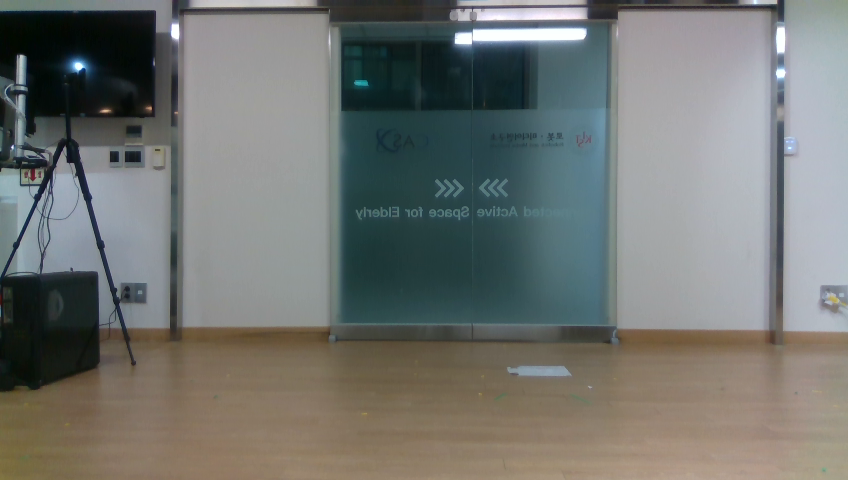
#> input picture data/query/door_RGB.png, 848 x 480 px
$ python door_matching.py
#> lines starting #> are read from the running program, lines starting #| are printed output that depends on the picture; pictures that were not available may be replaced by others from this repository, and a replacement may not be noted
# -*- coding: utf-8 -*-
"""
(ref) Feature Matching + Homography ; https://docs.opencv.org/3.4/d1/de0/tutorial_py_feature_homography.html

"""


#%%
import sys
import os
import os.path as osp
from pathlib import Path

import cv2
import numpy as np


parent_path = Path(__file__).parent #(ref)https://stackoverflow.com/questions/2817264/how-to-get-the-parent-dir-location
DataPath = osp.join(parent_path, '..','data')

DoorPath = osp.join(DataPath, 'query', 'door_RGB.png' )
ScenePath = osp.join(DataPath, 'scene', 'scene_RGB.png' )
ScenePath_video = osp.join(DataPath, 'scene', 'scene_video.mp4' )


""" Video capture params
"""
fourcc = cv2.VideoWriter_fourcc(*'XVID')
record = False


""" Show the door area
"""
def imshow(img_src: np.array, title:str, door_bbox: list = None):


    if door_bbox is not None:
        xmin, ymin, xmax, ymax = door_bbox
        cv2.rectangle(img_src,(xmin, ymin), (xmax, ymax), (255, 255, 0 ), thickness=2, lineType=cv2.LINE_8 )
    cv2.imshow(title, img_src)


# ================================================================= #
#                      1. Feature Extractor - SIFT                  #
# ================================================================= #
# %%
sift = cv2.SIFT_create()  # init. SIFT dectector

def FLANN_Homography(door_area:np.array, sample_img:np.array, factor:float):

    kp1, des1 = sift.detectAndCompute(door_area, None)
    kp2, des2 = sift.detectAndCompute(sample_img, None)

    FLANN_INDEX_KDTREE = 1
    index_params = dict(algorithm=FLANN_INDEX_KDTREE, trees=5)
    search_params = dict(checks=50)

    flann = cv2.FlannBasedMatcher(index_params, search_params)
    matches = flann.knnMatch(des1, des2, k=2)

    good = []
    for m, n in matches:
        if m.distance < factor*n.distance:
            good.append(m)

    """ Start Homography
    """
    MIN_MATCH_COUNT = 3

    if len(good) > MIN_MATCH_COUNT:
        src_pts = np.float32([ kp1[m.queryIdx].pt for m in good]).reshape(-1, 1, 2)
        dst_pts = np.float32([ kp2[m.trainIdx].pt for m in good]).reshape(-1, 1, 2)
#
        M, mask = cv2.findHomography(src_pts, dst_pts, cv2.RANSAC, 5.0)
        matchesMask = mask.ravel().tolist()
#
        h, w = door_area.shape
        pts = np.float32([ [0,0], [0, h-1], [w-1, h-1], [w-1,0]]).reshape(-1, 1, 2)
        dst = cv2.perspectiveTransform(pts, M)
#
        sample_img = cv2.polylines(sample_img,[np.int32(dst)],True,255,3, cv2.LINE_AA)
    else:
        print("Not enough matches are found - %d/%d" %(len(good), MIN_MATCH_COUNT))
        matchesMask = None
    draw_params = dict(matchColor = (0,255,0),  # draw matches in green color
                       singlePointColor = None,
                       matchesMask = matchesMask, # draw only inliers
                       flags = 2  )
    img3 = cv2.drawMatches(door_area, kp1, sample_img, kp2, good, None, **draw_params)
    cv2.imshow("FLANN with Homography", img3)
    return img3

# ================================================================= #
#                               2. Main                             #
# ================================================================= #
# %%

if __name__ == '__main__':

    door_query = cv2.imread(DoorPath, cv2.IMREAD_GRAYSCALE)
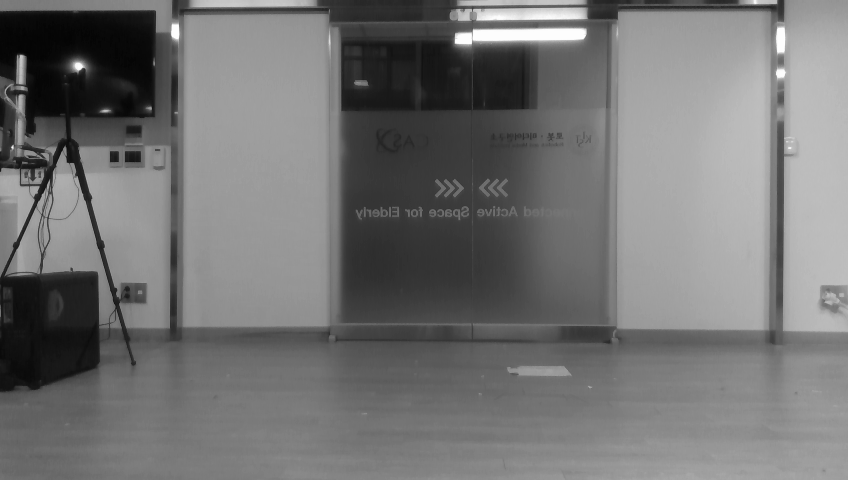
#> door_query: shape (480, 848); min 4, max 254, mean 115.2
    scene_img = cv2.imread(ScenePath, cv2.IMREAD_GRAYSCALE)
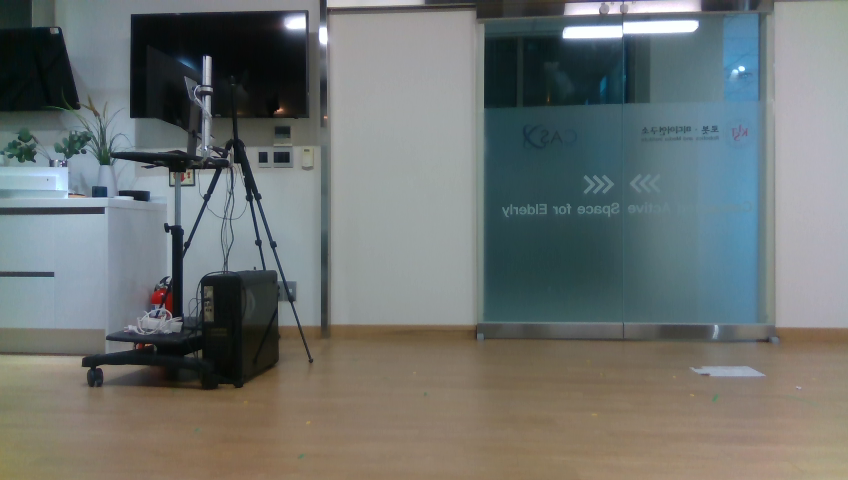
#> input picture data/scene/scene_RGB.png, 848 x 480 px
#> scene_img: shape (480, 848); min 4, max 254, mean 112.8
    vs = cv2.VideoCapture(ScenePath_video)


    if door_query  is None:
        print("Loading image failed...")
        sys.exit()


    H, W = door_query.shape[:2]
#> H = 480; W = 848
    print(H, W)
#| 480 848

    """ Door area
    """
    up_end = 200, 30   # (x, y)-order
    down_end = W-150, H-100
#> down_end = (698, 380)

    door_bbox = [ up_end[0], up_end[1], down_end[0], down_end[1]]
#> door_bbox = [200, 30, 698, 380]
    door_area = door_query[ up_end[1]:down_end[1], up_end[0]:down_end[0]]


    imshow(door_query, "door", door_bbox)
    imshow(door_area, "Query_img")
#> call 2 of imshow, with title = 'Query_img'
#> in imshow (call 2), `cv2.imshow(title, img_src)`:
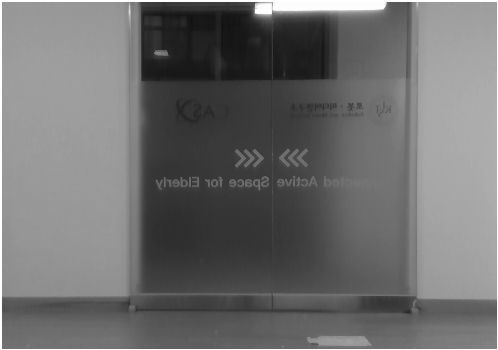
#> window 'Query_img': shape (350, 498); min 17, max 255, mean 110
    cv2.imshow("Scene_img", scene_img )


    img3 = FLANN_Homography(door_area, scene_img, 0.95)
#> in FLANN_Homography, `kp1, des1 = sift.detectAndCompute(door_area, None)`: kp1 = 88 keypoints; strongest (x, y, size): (262, 10, 10.5), (310, 45, 39.4), (270, 13, 2), (158, 53, 5.1)
#> in FLANN_Homography, `kp2, des2 = sift.detectAndCompute(sample_img, None)`: kp2 = 498 keypoints; strongest (x, y, size): (295, 24, 12.4), (570, 33, 10.5), (207, 61, 6.5), (691, 26, 8.9)
#> in FLANN_Homography, `matches = flann.knnMatch(des1, des2, k=2)`: matches = 88 matches
#> the loop in FLANN_Homography, `for m, n in matches:` made 88 passes
#> after the loop in FLANN_Homography, `for m, n in matches:`: good = 64 matches
#> in FLANN_Homography, `src_pts = np.float32([ kp1[m.queryIdx].pt for m in good]).reshape(-1, ..`: src_pts = 64 rows, first 8: [96.21, 240.7], [128.6, 303.3], [131.7, 307.2], [133, 19.26], [136.8, 309.5], [145.8, 30.21], [158.5, 52.9], [158.9, 185.3]
#> in FLANN_Homography, `dst_pts = np.float32([ kp2[m.trainIdx].pt for m in good]).reshape(-1, ..`: dst_pts = 64 rows, first 8: [319.3, 324], [13.01, 145.1], [480, 335.8], [82.05, 99.52], [687.7, 128.7], [209.2, 293], [186.3, 63.31], [505.5, 212.6]
#> in FLANN_Homography, `M, mask = cv2.findHomography(src_pts, dst_pts, cv2.RANSAC, 5.0)`: M = [[0.962, 0.0356, 341.3], [-0.032, 1.01, 28.95], [-0.000104, 3.97e-05, 1]]; mask = 64 values, max 1 at index 2, min 0 at index 0, mean 0.359
#> in FLANN_Homography, `matchesMask = mask.ravel().tolist()`: matchesMask has the same summary as mask
#> in FLANN_Homography, `dst = cv2.perspectiveTransform(pts, M)`: dst = [[341.3, 28.95], [348.9, 376.4], [864.7, 380.1], [864.2, 13.77]]
#> in FLANN_Homography, `sample_img = cv2.polylines(sample_img,[np.int32(dst)],True,255,3, cv2...`:
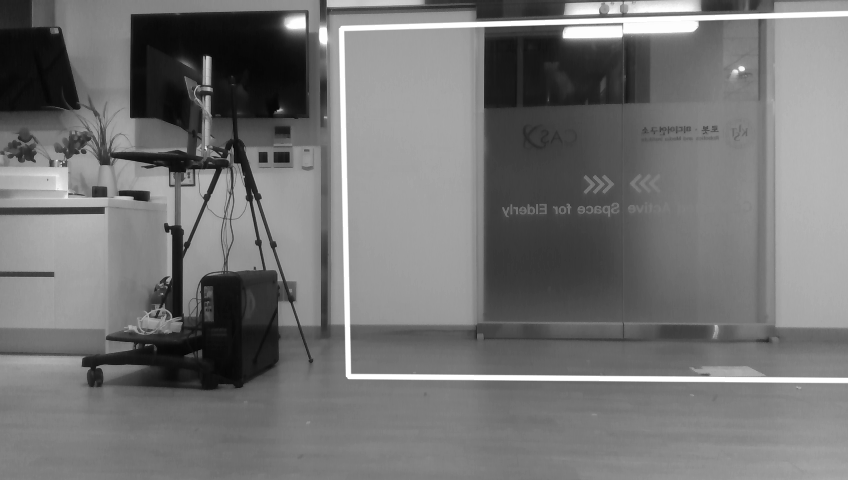
#> sample_img: shape (480, 848); min 4, max 255, mean 115.1
#> in FLANN_Homography, `draw_params = dict(matchColor = (0,255,0),`: draw_params = 4 items


    cv2.imshow("homography_img", img3)


    """ Apply to video
    """
    if (vs.isOpened() == False):
        print("opening video stream failed.")
        sys.exit()

    while True:
        vs_frame = vs.read()
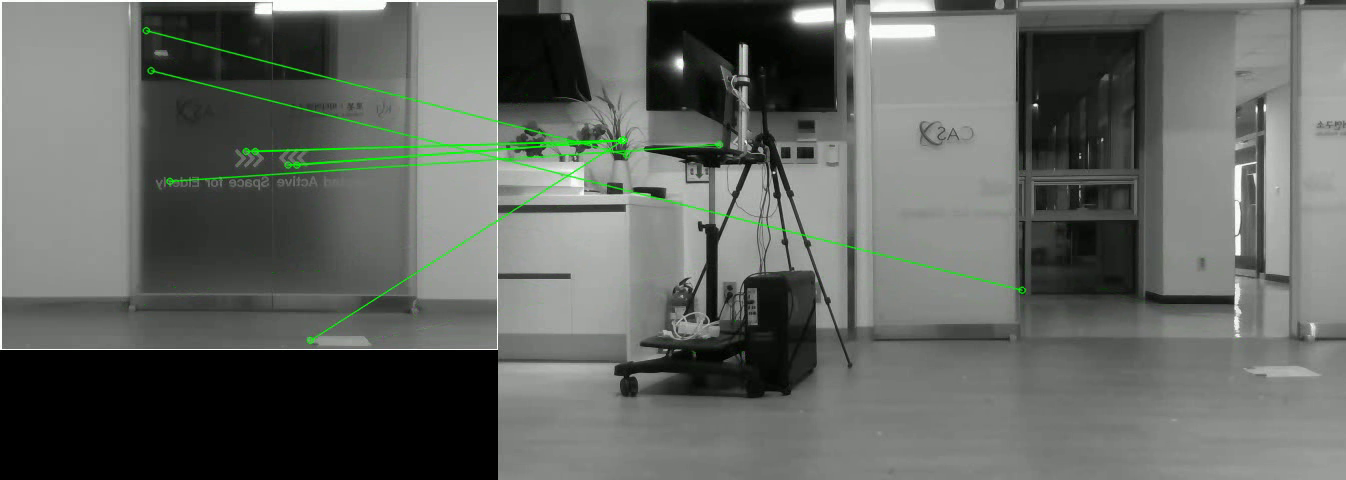
#> input picture frame 10 of SIFT_FLANN_usage/output/IR_right_full.avi, 1346 x 480 px, given in place of scene_video.mp4, which was not available
        vs_frame = vs_frame[1]  # grab the next frame if we are reading from Videocapture
#> vs_frame is the input picture: shape (480, 1346, 3); mean B, G, R 96.9, 101.4, 97.7


        if ScenePath_video is not None and vs_frame is None:  # if we are viewing a video and we didn't grab a frame then we have reached the end of the video
            break


        frame = cv2.cvtColor(vs_frame, cv2.COLOR_BGR2GRAY)
        key = cv2.waitKey(1)
#> (key Esc is pressed here)

        homo_vs = FLANN_Homography(door_area=door_area, sample_img=frame, factor=0.95)
#> call 2 of FLANN_Homography, with factor = 0.95
#> in FLANN_Homography (call 2), `kp2, des2 = sift.detectAndCompute(sample_img, None)`: kp2 = 843 keypoints; strongest (x, y, size): (1035, 105, 2.5), (679, 63, 8.5), (743, 50, 7.3), (1256, 109, 2.1)
#> the loop in FLANN_Homography (call 2), `for m, n in matches:` made 88 passes
#> after the loop in FLANN_Homography (call 2), `for m, n in matches:`: good = 58 matches
#> in FLANN_Homography (call 2), `src_pts = np.float32([ kp1[m.queryIdx].pt for m in good]).reshape(-1, ..`: src_pts = 58 rows, first 8: [102.2, 252.3], [122.9, 304.9], [128.6, 303.3], [131.7, 307.2], [133, 19.26], [136.8, 309.5], [136.8, 309.5], [145.8, 30.21]
#> in FLANN_Homography (call 2), `dst_pts = np.float32([ kp2[m.trainIdx].pt for m in good]).reshape(-1, ..`: dst_pts = 58 rows, first 8: [262.1, 9.54], [123.4, 304.7], [1260.4, 101.2], [131.7, 307.3], [132.6, 17.91], [136.9, 309.5], [136.9, 309.5], [146.5, 43.85]
#> in FLANN_Homography (call 2), `M, mask = cv2.findHomography(src_pts, dst_pts, cv2.RANSAC, 5.0)`: M = [[1, 0.00332, -0.538], [-0.000619, 1, -0.236], [-2.32e-06, 8.82e-06, 1]]; mask = 58 values, max 1 at index 1, min 0 at index 0, mean 0.621
#> in FLANN_Homography (call 2), `matchesMask = mask.ravel().tolist()`: matchesMask has the same summary as mask
#> in FLANN_Homography (call 2), `dst = cv2.perspectiveTransform(pts, M)`: dst = [[-0.538, -0.236], [0.62, 348.9], [497.2, 349], [497.5, -0.545]]
#> in FLANN_Homography (call 2), `sample_img = cv2.polylines(sample_img,[np.int32(dst)],True,255,3, cv2...`:
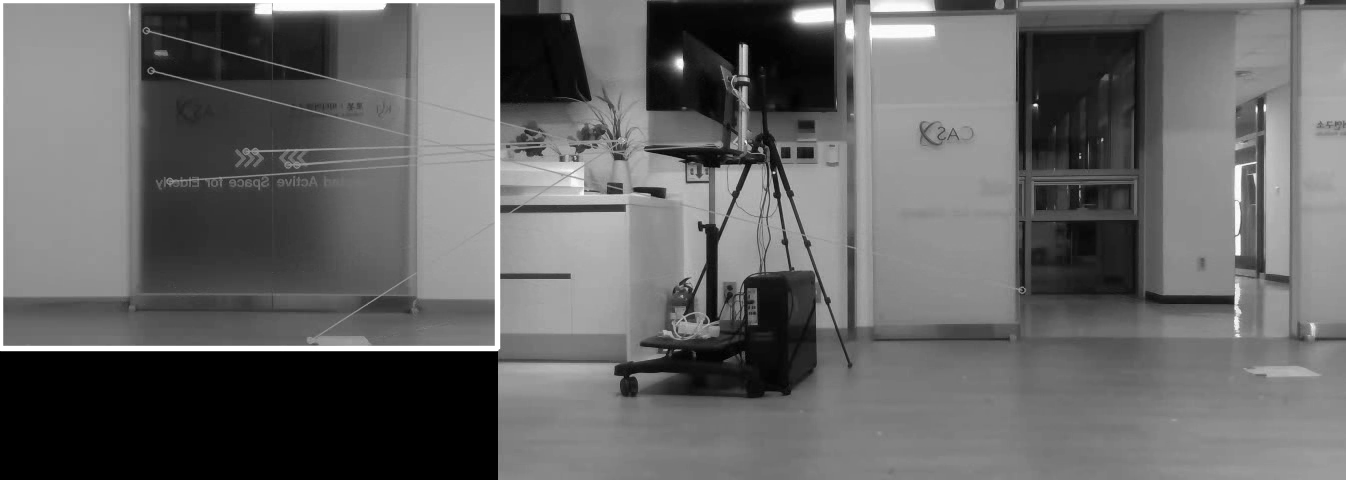
#> sample_img: shape (480, 1346); min 0, max 255, mean 100.8
#> in FLANN_Homography (call 2), `img3 = cv2.drawMatches(door_area, kp1, sample_img, kp2, good, None, **..`:
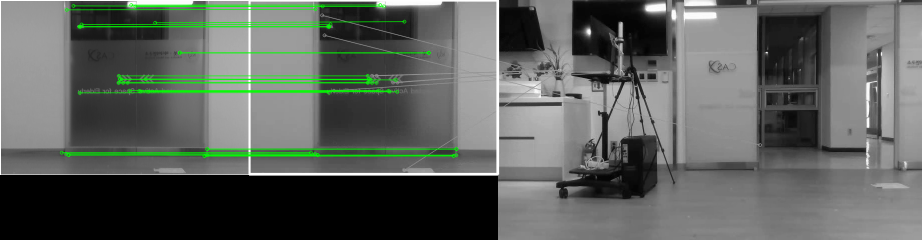
#> img3: shape (480, 1844, 3) (shown at 1/2 size); mean of channels 0, 1, 2 93.2, 98.2, 93.2; drawn as B, G, R


        if key == 27: # _Press ESC on keyboard to exit
            break

        elif key == ord('v'): # press 'v'
            print("Recording start...")
            record = True
            video = cv2.VideoWriter(f"./output/IR_right_full.avi",fourcc, 20.0,( homo_vs.shape[1], homo_vs.shape[0]))

        elif key == 32 : # press 'SPACE'
            print("Recording stop...")
            record = False
            video.release()

        if record == True:
            print("Video recording...")
            video.write(homo_vs)


    cv2.waitKey()
    cv2.destroyAllWindows()


# %%
